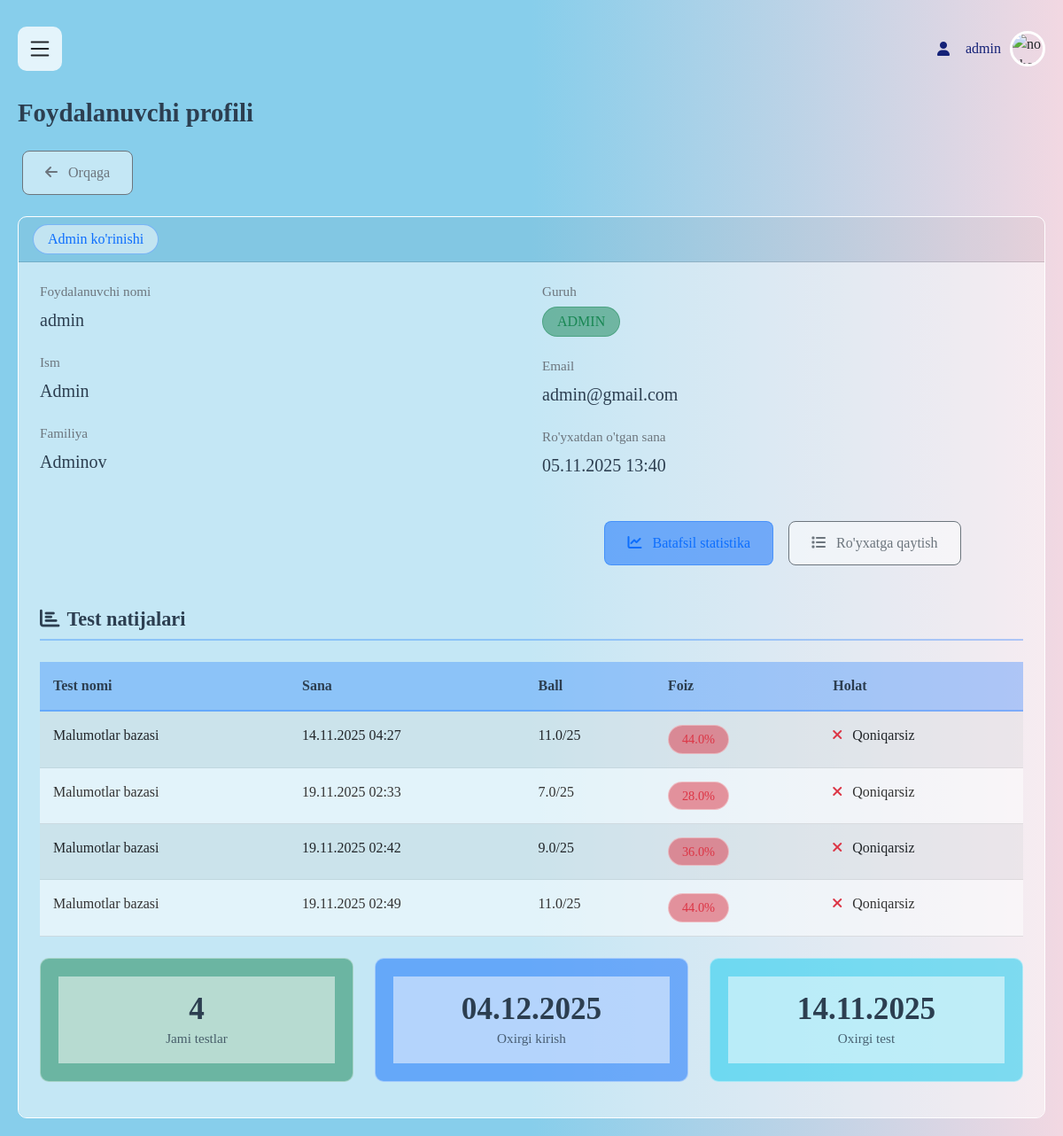
Page /user-profile/1/ (signed in) on the earlier database version.
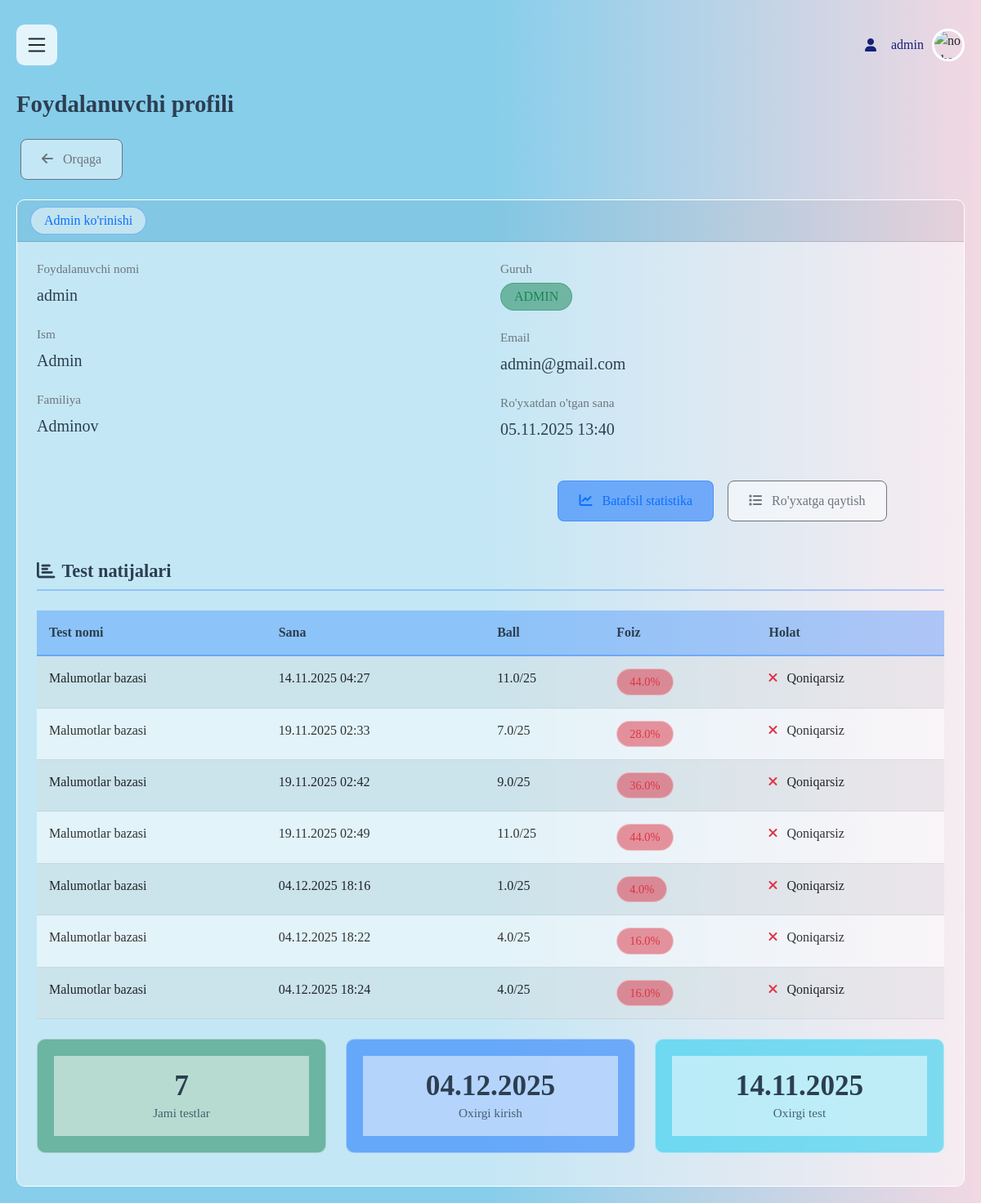
Same page on the later database version.
### app1/models.py (models this page shows, shortened)
class TestResult(models.Model):
    user = models.ForeignKey(User, on_delete=models.CASCADE)
    test = models.ForeignKey(Test, on_delete=models.CASCADE)
    score = models.FloatField(default=0)
    total_questions = models.IntegerField(default=0)
    completed_at = models.DateTimeField(auto_now_add=True)
    time_taken_seconds = models.PositiveIntegerField(
        default=0,
        verbose_name="Sarflangan vaqt (soniya)",
        help_text="Foydalanuvchi testni ishlashga sarflagan vaqt"
    )
    average_difficulty = models.FloatField(
        default=0,
        verbose_name="O'rtacha qiyinlik",
        help_text="Testdagi savollarning o'rtacha qiyinlik darajasi"
    )
    def percentage(self):
        if self.total_questions > 0:
            return (self.score / self.total_questions) * 100
        return 0

class Test(models.Model):
    subject = models.ForeignKey(Subject, on_delete=models.CASCADE)
    title = models.CharField(max_length=255)
    description = models.TextField(blank=True, null=True)
    uploaded_at = models.DateTimeField(default=timezone.now)
    time_limit_minutes = models.PositiveIntegerField(
        default=30,
        verbose_name="Test vaqti (daqiqa)",
        help_text="Testni ishlash uchun berilgan maksimal vaqt"
    )
    is_active = models.BooleanField(
        default=True,
        verbose_name="Faol",
        help_text="Test hozir ishlash uchun mavjudmi"
    )
    question_count = models.PositiveIntegerField(
        default=25,
        verbose_name="Savollar soni",
        help_text="Testdagi umumiy savollar soni"
    )

### app1/views.py (the view)
# urls.py: path('user-profile/<int:user_id>/', views.user_profile_detail, name='user_profile_detail'),
@login_required
@user_passes_test(is_admin)
def user_profile_detail(request, user_id):
    user = get_object_or_404(User, id=user_id)
    user_profile = getattr(user, 'userprofile', None)
    test_results = TestResult.objects.filter(user=user).select_related('test')
    return render(request, 'app1/user_profile_detail.html', {
        'profile_user': user,
        'user_profile': user_profile,
        'test_results': test_results
    })

### app1/views.py (called while the page is built)
def is_admin(user):
    return user.is_staff

### templates/app1/user_profile_detail.html (shortened to what the changed rows need)
{% extends 'base.html' %}
{% block content %}
<div class="col-lg-10">
                <div class="user_profile_body">
                    <div class="card-body p-4">
                        <div class="mt-5">
                            {% if test_results %}
                                <table class="table table-striped">
                                    <thead>
                                        <tr>
                                            <th>Test nomi</th>
                                            <th>Sana</th>
                                            <th>Ball</th>
                                            <th>Foiz</th>
                                            <th>Holat</th>
                                        </tr>
                                    </thead>
                                    <tbody>
                                        {% for result in test_results %}
                                        <tr>
                                            <td>{{ result.test.title }}</td>
                                            <td>{{ result.completed_at|date:"d.m.Y H:i" }}</td>
                                            <td>{{ result.score }}/{{ result.total_questions }}</td>
                                            <td>
                                                <span class="badge {% if result.percentage >= 80 %}bg-success{% elif result.percentage >= 60 %}bg-warning{% else %}bg-danger{% endif %}">
                                                    {{ result.percentage|floatformat:1 }}%
                                                </span>
                                            </td>
                                            <td>
                                                {% if result.percentage >= 80 %}
                                                    <i class="fas fa-check text-success"></i> A'lo
                                                {% elif result.percentage >= 60 %}
                                                    <i class="fas fa-check text-warning"></i> Yaxshi
                                                {% else %}
                                                    <i class="fas fa-times text-danger"></i> Qoniqarsiz
                                                {% endif %}
                                            </td>
                                        </tr>
                                        {% endfor %}
                                    </tbody>
                                </table>
                            <div class="row mt-4">
                                <div class="col-md-4 mb-3">
                                    <div class="card bg-success text-white text-center">
                                        <div class="card-body py-3">
                                            <h4 class="mb-0">{{ test_results.count }}</h4>
                                            <small>Jami testlar</small>
                                        </div>
                                    </div>
                                </div>
                                <div class="col-md-4 mb-3">
                                    <div class="card bg-primary text-white text-center">
                                        <div class="card-body py-3">
                                            <h4 class="mb-0">
                                                {% if profile_user.last_login %}
                                                    {{ profile_user.last_login|date:"d.m.Y" }}
                                                {% else %}
                                                    -
                                                {% endif %}
                                            </h4>
                                            <small>Oxirgi kirish</small>
                                        </div>
                                    </div>
                                </div>
                                <div class="col-md-4 mb-3">
                                    <div class="card bg-info text-white text-center">
                                        <div class="card-body py-3">
                                            <h4 class="mb-0">
                                                {% if test_results %}
                                                    {{ test_results.0.completed_at|date:"d.m.Y" }}
                                                {% else %}
                                                    -
                                                {% endif %}
                                            </h4>
                                            <small>Oxirgi test</small>
                                        </div>
                                    </div>
                                </div>
                            </div>
                            {% else %}
                            <div class="alert alert-info text-center">
                                <i class="fas fa-info-circle me-2"></i>
                                Bu foydalanuvchi hali test ishlamagan
                            </div>
                            {% endif %}
                        </div>
                    </div>
                </div>
            </div>
{% endblock %}

Differences in the rows shown:
added TestResult: test "Malumotlar bazasi", completed_at "04.12.2025 18:16", score "1.0", total_questions "25", percentage "4.0", shows "Qoniqarsiz"
added TestResult: test "Malumotlar bazasi", completed_at "04.12.2025 18:22", score "4.0", total_questions "25", percentage "16.0", shows "Qoniqarsiz"
added TestResult: test "Malumotlar bazasi", completed_at "04.12.2025 18:24", score "4.0", total_questions "25", percentage "16.0", shows "Qoniqarsiz"
Other differences:
{{ test_results.count }}: "4" → "7"
